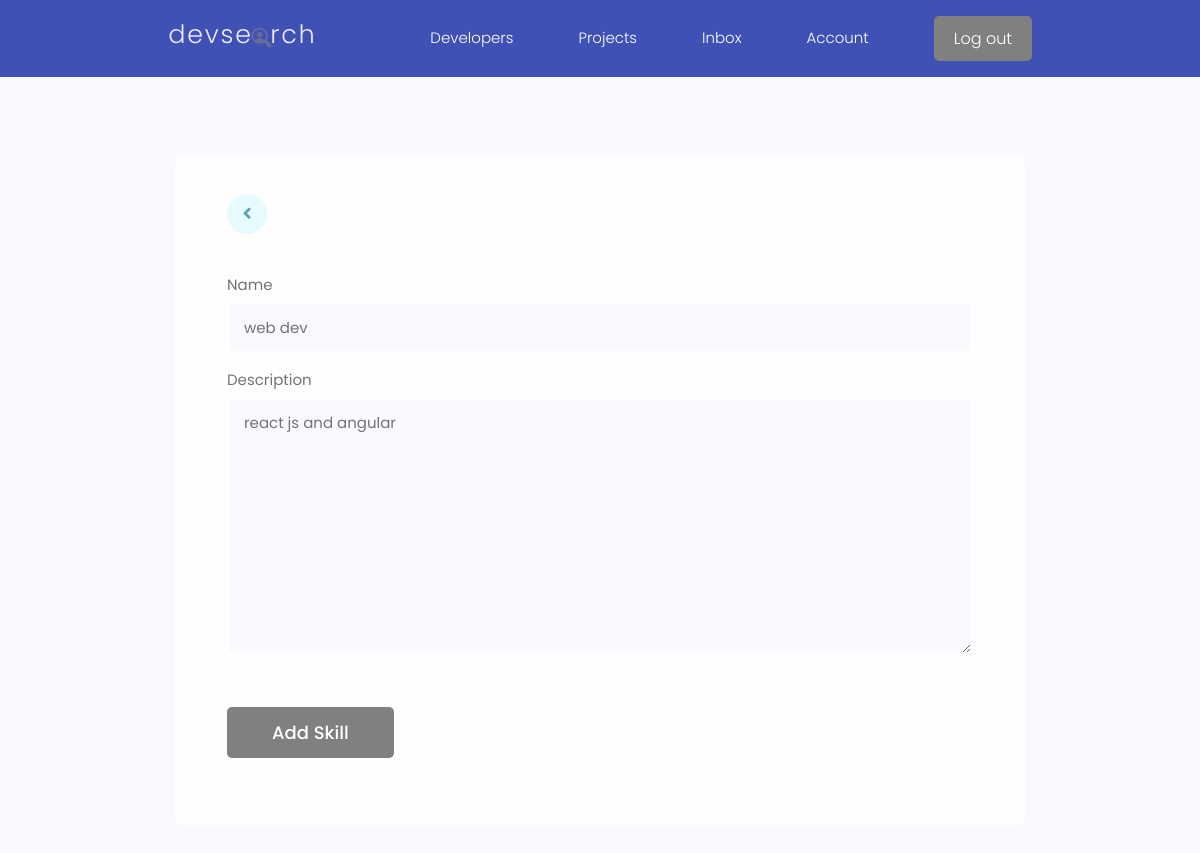
The page /update-skill/83bdb48a-7f16-4c41-8a17-0b5de5fef072/ (signed in) on the database as committed earlier.
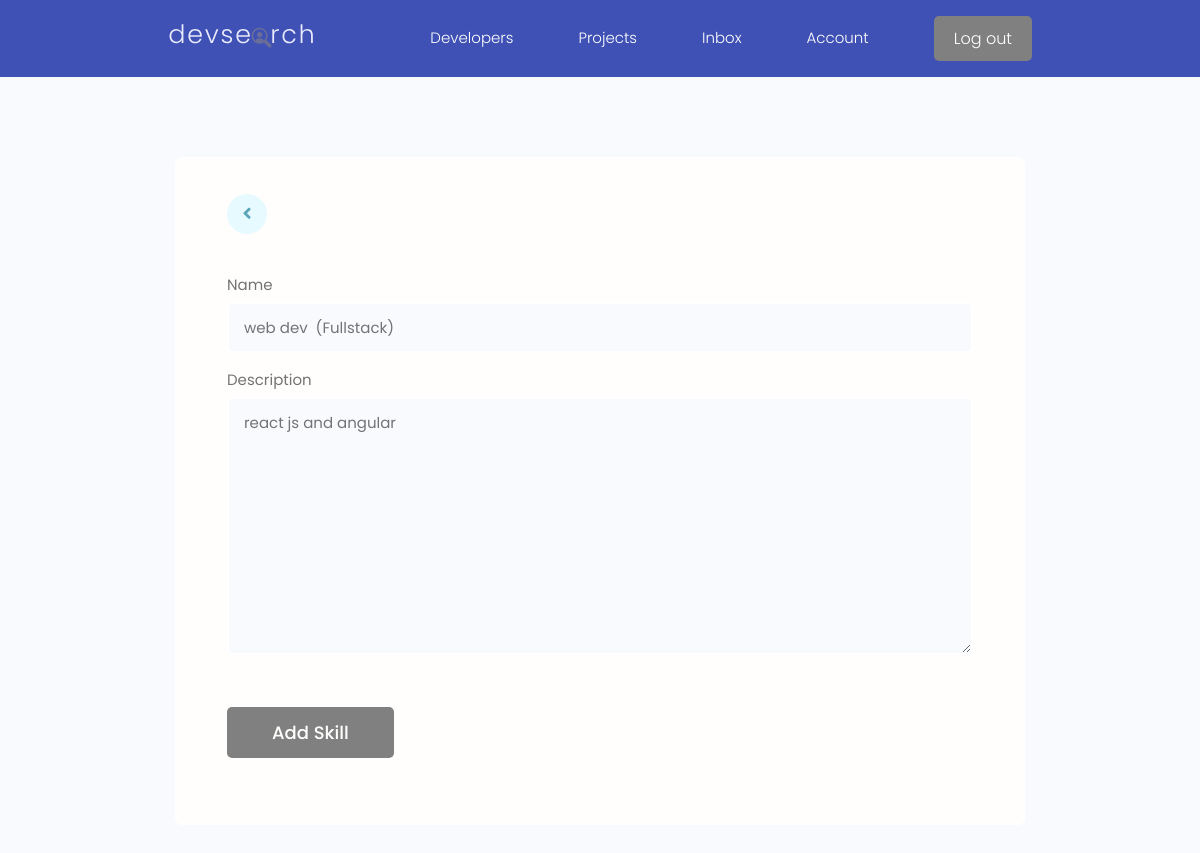
The same page on the database as committed later.
### users/models.py (models this page shows, shortened)
class Skill(models.Model):
    owner = models.ForeignKey(Profile,on_delete=models.CASCADE,null=True,blank=True)
    name =  models.CharField(max_length=200,null=True,blank=True)
    description = models.TextField(null=True,blank=True)
    created = models.DateTimeField(auto_now_add=True)
    id = models.UUIDField(default=uuid.uuid4, unique = True,
                          primary_key=True,editable=False)

### users/views.py (the view)
# urls.py: path('update-skill/<str:pk>/',views.updateSkill , name = "update-skill"),
@login_required(login_url='login')
def updateSkill(request,pk):
   profile = request.user.profile
   skill = profile.skill_set.get(id=pk)
   form = SkillForm(instance=skill)
   if request.method=='POST':
      form = SkillForm(request.POST,instance=skill)
      if form.is_valid():
         form.save()
         messages.success(request,'Skill was updated successfully !')
         return redirect ('account')
   context={'form': form}
   return render(request,'users/skill_form.html',context)

### users/forms.py
class SkillForm(ModelForm):
    class Meta:
        model = Skill
        fields = '__all__'
        exclude = ['owner']
    def __init__(self, *args, **kwargs):
        super(SkillForm, self).__init__(*args, **kwargs)
        for name, field in self.fields.items():
            field.widget.attrs.update({'class': 'input'})

### users/templates/users/skill_form.html (shortened to what this page needs)
{% extends 'main.html' %}
{% block content %}
        <main class="formPage my-xl">
            <div class="content-box">
                <div class="formWrapper">
                    <a class="backButton" href="{% url 'account' %}"><i class="fas fa-angle-left"></i></a>
                    <br>
                    <form method="POST" action="">
                        {% for field in form %}
                        <div class="form__field">
                            <label for="formInput#text"> {{field.label}} </label>
                            {{field}}
                        </div>
                        {% endfor %}
                        <input class="btn btn--sub btn--lg  my-md" type="submit" value="Add Skill" />
                    </form>
                </div>
            </div>
        </main>
{% endblock %}

Rows that differ between the two databases and show on the page:
changed Skill "react js and angular": name "web dev" → "web dev (Fullstack)"
